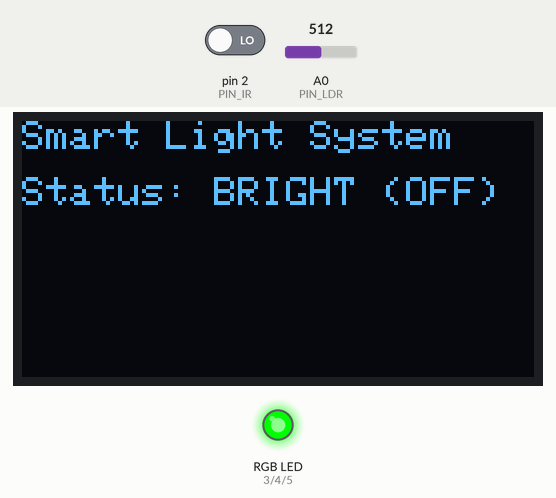
The sketch below on a simulated Arduino Uno, built with avr-gcc and run on an emulated ATmega328P. On the bench: 128×64 one-colour display, an RGB LED mixed from three pins (HIGH = lit). The test bench sets the inputs (shaded band); at power-on: A0 (PIN_LDR) = 512, pin 2 (PIN_IR) LOW. What the sketch prints to the serial monitor is not drawn.

Above: at 1.9 s.
2.0 s: A0 (PIN_LDR) set to 418
3.5 s: A0 (PIN_LDR) set to 390
At 4.9 s:
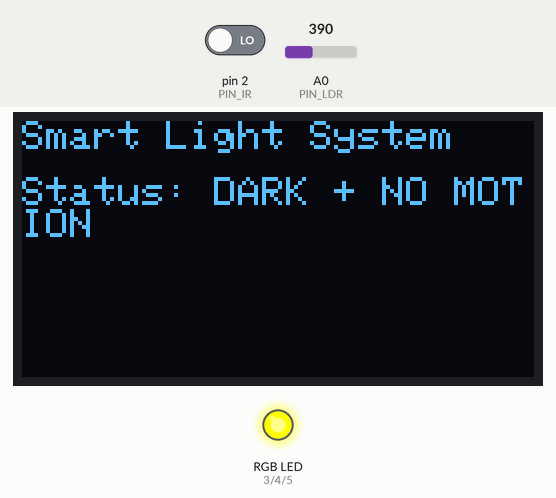
5.4 s: pin 2 (PIN_IR) driven HIGH
At 5.9 s:
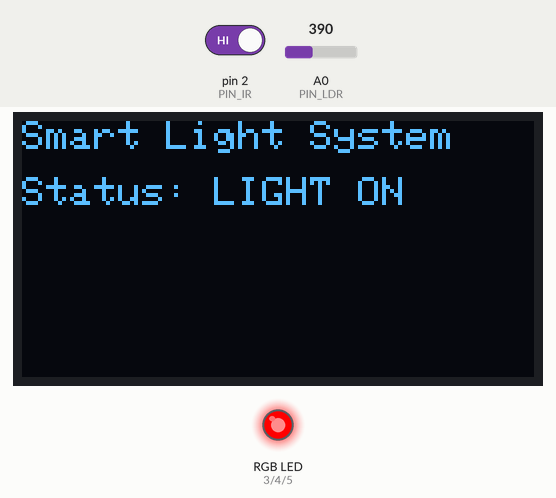
7.0 s: pin 2 (PIN_IR) driven LOW
At 8.0 s:
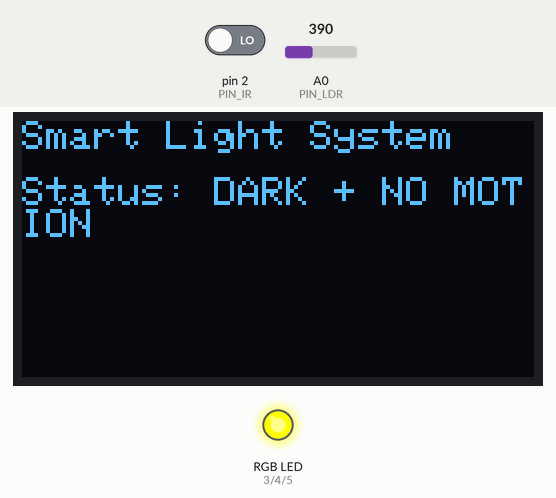
8.6 s: A0 (PIN_LDR) set to 410
At 9.0 s:
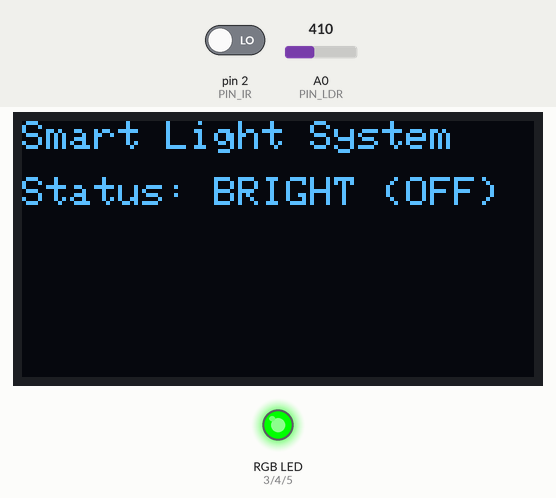
Timing chart, 0 to 11.2 s (numbered marks = the images above; inputs shaded):
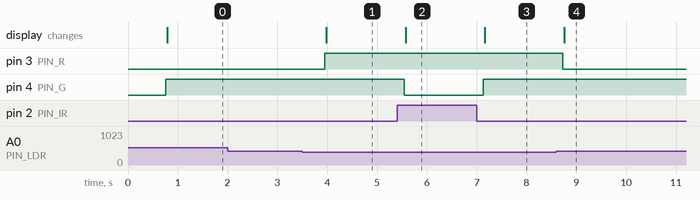

The sketch:

11_EnergySavingConditionalLogic_or_BurglarDetection.ino
```cpp
/*
  Smart Light Control
  Inputs: LDR (A0), IR Motion Sensor (D8)
  Outputs: RGB LED (D3, D4, D5), OLED Display (I2C)

  Functionality:
    - Light turns ON only when it’s dark AND motion is detected
    - OLED displays system status
    - RGB LED indicates the current state
*/

#include <Wire.h>
#include <Adafruit_GFX.h>
#include <Adafruit_SSD1306.h>

// ------------ Pins ------------
const int PIN_LDR = A0;   // LDR sensor (analog)
const int PIN_IR  = 2;    // IR motion sensor (digital)
const int PIN_R   = 3;    // RED LED
const int PIN_G   = 4;    // GREEN LED
const int PIN_B   = 5;    // BLUE LED

// ------------ Display ------------
#define SCREEN_WIDTH 128
#define SCREEN_HEIGHT 64
Adafruit_SSD1306 display(SCREEN_WIDTH, SCREEN_HEIGHT, &Wire, -1);

// ------------ Thresholds (tune) ------------
const int LDR_THRESHOLD = 400;  // Below this → Dark
// Higher = more light sensitivity

// ------------ LED Helpers ------------
void ledOff()    { digitalWrite(PIN_R, LOW); digitalWrite(PIN_G, LOW); digitalWrite(PIN_B, LOW); }
void ledRed()    { digitalWrite(PIN_R, HIGH); digitalWrite(PIN_G, LOW);  digitalWrite(PIN_B, LOW); }
void ledGreen()  { digitalWrite(PIN_R, LOW);  digitalWrite(PIN_G, HIGH); digitalWrite(PIN_B, LOW); }
void ledBlue()   { digitalWrite(PIN_R, LOW);  digitalWrite(PIN_G, LOW);  digitalWrite(PIN_B, HIGH); }
void ledYellow() { digitalWrite(PIN_R, HIGH); digitalWrite(PIN_G, HIGH); digitalWrite(PIN_B, LOW); }

void setup() {
  pinMode(PIN_IR, INPUT);
  pinMode(PIN_R, OUTPUT);
  pinMode(PIN_G, OUTPUT);
  pinMode(PIN_B, OUTPUT);
  ledOff();

  Serial.begin(9600);

  // OLED init
  if (!display.begin(SSD1306_SWITCHCAPVCC, 0x3C)) {
    Serial.println("SSD1306 init failed");
  }
  display.clearDisplay();
  display.setTextColor(SSD1306_WHITE);
  display.setTextSize(1);
  display.setCursor(0,0);
  display.println("Smart Light System");
  display.display();
  delay(700);
}

void loop() {
  int ldrValue = analogRead(PIN_LDR);
  int irValue  = digitalRead(PIN_IR);

  Serial.print("LDR="); Serial.print(ldrValue);
  Serial.print("  IR="); Serial.println(irValue);

  display.clearDisplay();
  display.setTextSize(1);
  display.setCursor(0,0);
  display.println("Smart Light System");
  display.setCursor(0,14);

  if (ldrValue < LDR_THRESHOLD) {   // Dark
    if (irValue == HIGH) {          // Motion detected
      ledRed();
      display.println("Status: LIGHT ON");
    } else {                        // No motion
      ledYellow();
      display.println("Status: DARK + NO MOTION");
    }
  } else {                          // Bright
    ledGreen();
    display.println("Status: BRIGHT (OFF)");
  }

  display.display();
  delay(500);  // refresh rate
}
```

Measured:
- the behaviour switches between 400 and 399 on A0 (PIN_LDR) (found by bisection; images 0 and 1)
- after the input at 2.0 s, every drawn part: stays the same
- after the input at 3.5 s, pin 3 (PIN_R): LOW → HIGH after 0.45 s; the display: changes after 0.48 s (image 1)
- after the input at 5.4 s, pin 4 (PIN_G): HIGH → LOW after 0.14 s; the display: changes after 0.17 s (image 2)
- after the input at 7.0 s, pin 4 (PIN_G): LOW → HIGH after 0.13 s; the display: changes after 0.16 s (image 3)
- after the input at 8.6 s, pin 3 (PIN_R): HIGH → LOW after 0.13 s; the display: changes after 0.16 s (image 4)
